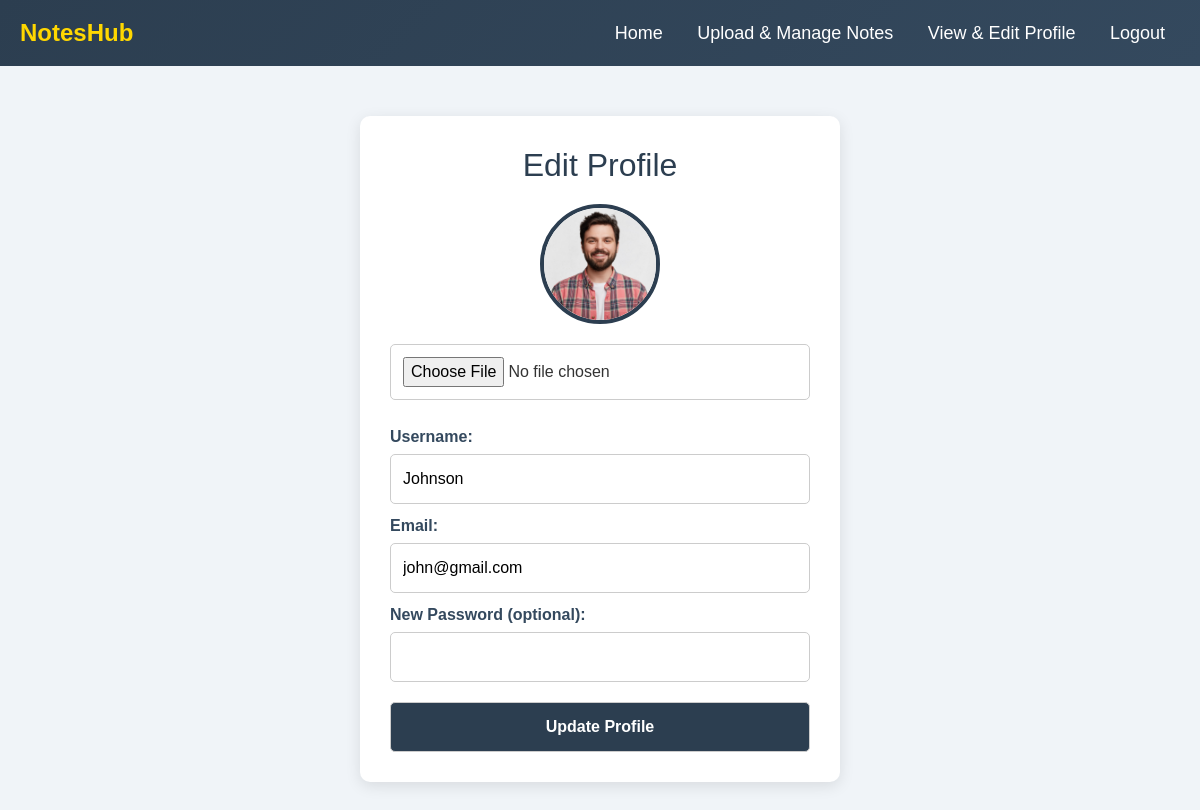
The page /userpannel/profile.php (signed in) on the database its author committed.
### tables this page shows
CREATE TABLE `users` (
  `id` int(11) NOT NULL,
  `username` varchar(50) NOT NULL,
  `email` varchar(100) NOT NULL,
  `password` varchar(255) NOT NULL,
  `profile_picture` varchar(255) DEFAULT NULL
);

### userpannel/profile.php (the view, shortened to what this page needs)
<?php
include("../db/db.php");
$user_id = $_SESSION["user_id"];
$query = "SELECT username, email, profile_picture FROM users WHERE id = ?";
$stmt = $conn->prepare($query);
$stmt->bind_param("i", $user_id);
$stmt->execute();
$result = $stmt->get_result();
$user = $result->fetch_assoc();
?>
<!DOCTYPE html>
<html lang="en">
<head>
    <link rel="stylesheet" href="https://cdn.jsdelivr.net/npm/bootstrap@5.3.0/dist/css/bootstrap.min.css">
</head>
<body>
    <div class="navbar">
        <div class="logo">NotesHub</div>
        <div>
            <a href="./dashboard.php">Home</a>
            <a href="./uploadnotes.php">Upload & Manage Notes</a>
            <a href="./profile.php">View & Edit Profile</a>
            <a href="./logout.php">Logout</a>
        </div>
    </div>
    <div class="profile-container">
        <h2>Edit Profile</h2>
        <form method="POST" enctype="multipart/form-data">
            <img src="<?php echo $user['profile_picture'] ?: 'default.png'; ?>" class="profile-pic" alt="Profile Picture">
            <input type="file" name="profile_picture" accept="image/*">
            <label>Username:</label>
            <input type="text" name="username" value="<?php echo htmlspecialchars($user['username']); ?>" required>
            <label>Email:</label>
            <input type="email" name="email" value="<?php echo htmlspecialchars($user['email']); ?>" required>
            <label>New Password (optional):</label>
            <input type="password" name="password">
            <button type="submit">Update Profile</button>
        </form>
    </div>
</body>
</html>

### userpannel/profile.php (style rules this page uses)
body { margin: 0; font-family: 'Arial', sans-serif; background-color: #f0f4f8; color: #333; }
a { text-decoration: none; color: inherit; }
.navbar { background: linear-gradient(135deg, #2c3e50, #34495e); padding: 15px 20px; display: flex; justify-content: space-between; align-items: center; color: white; position: sticky; top: 0; z-index: 1000; transition: all 0.3s ease-in-out; }
.navbar a { color: white; text-decoration: none; margin: 0 15px; font-size: 18px; transition: color 0.3s, transform 0.3s; }
.navbar .logo { font-size: 24px; font-weight: bold; color: #ffd700; }
.profile-container { width: 40%; margin: 50px auto; background: white; padding: 30px; border-radius: 10px; box-shadow: 0px 4px 15px rgba(0, 0, 0, 0.1); text-align: center; }
.profile-container h2 { margin-bottom: 20px; color: #2c3e50; }
.profile-container form { display: flex; flex-direction: column; align-items: center; }
.profile-pic { width: 120px; height: 120px; border-radius: 50%; object-fit: cover; border: 4px solid #2c3e50; margin-bottom: 15px; }
input[type="file"] { margin-bottom: 15px; }
label { align-self: flex-start; font-weight: bold; margin-top: 10px; color: #34495e; }
input, button { width: 100%; padding: 12px; margin-top: 5px; border-radius: 5px; font-size: 16px; border: 1px solid #ccc; outline: none; }
button { background-color: #2c3e50; color: white; cursor: pointer; font-weight: bold; transition: all 0.3s ease-in-out; margin-top: 20px; }

### rows shown on the page
users: profile_picture (picture), username "Johnson", email "john@gmail.com"
